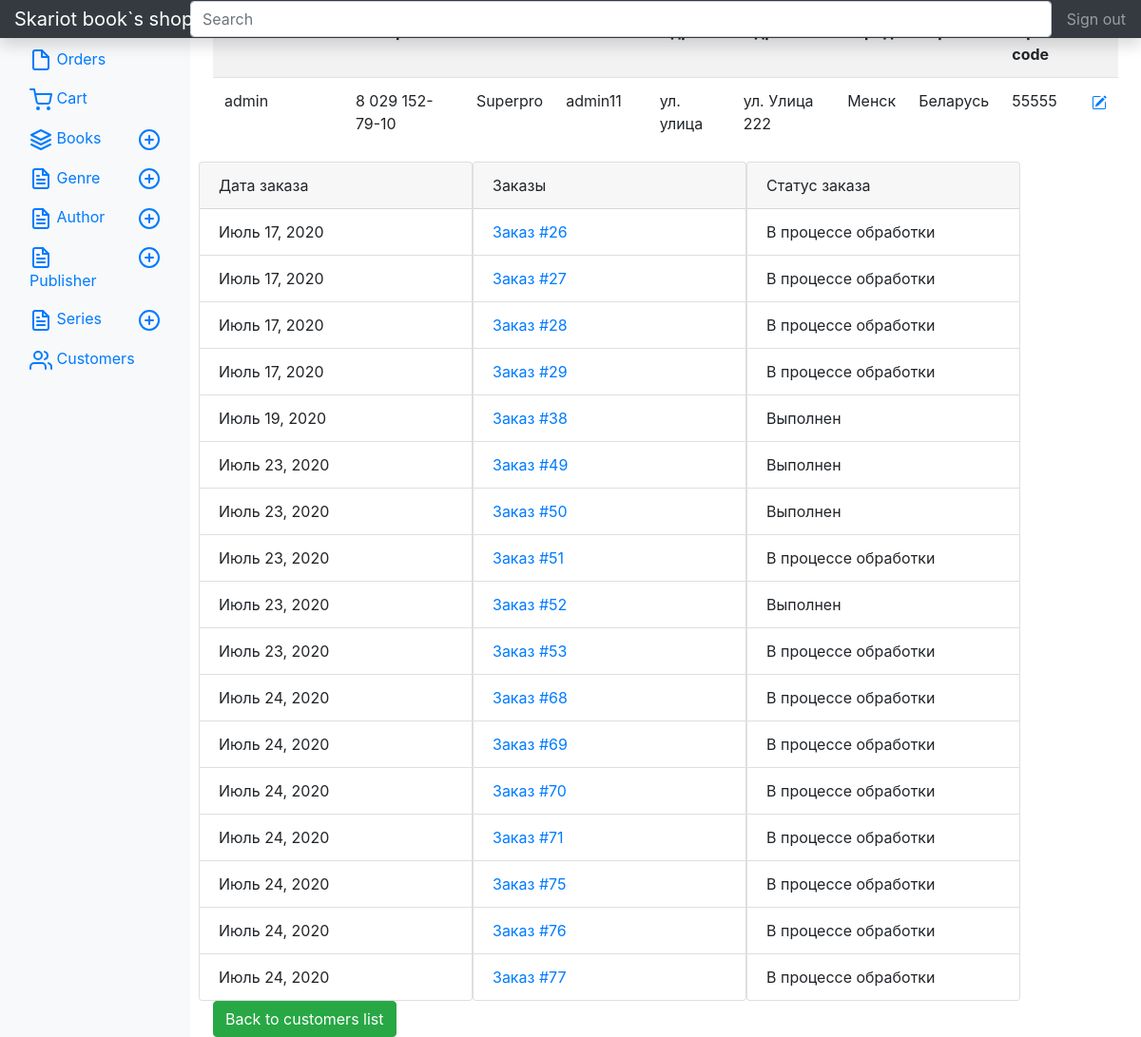
Page /s-admin/customers/detail/1 (signed in) on the earlier database version.
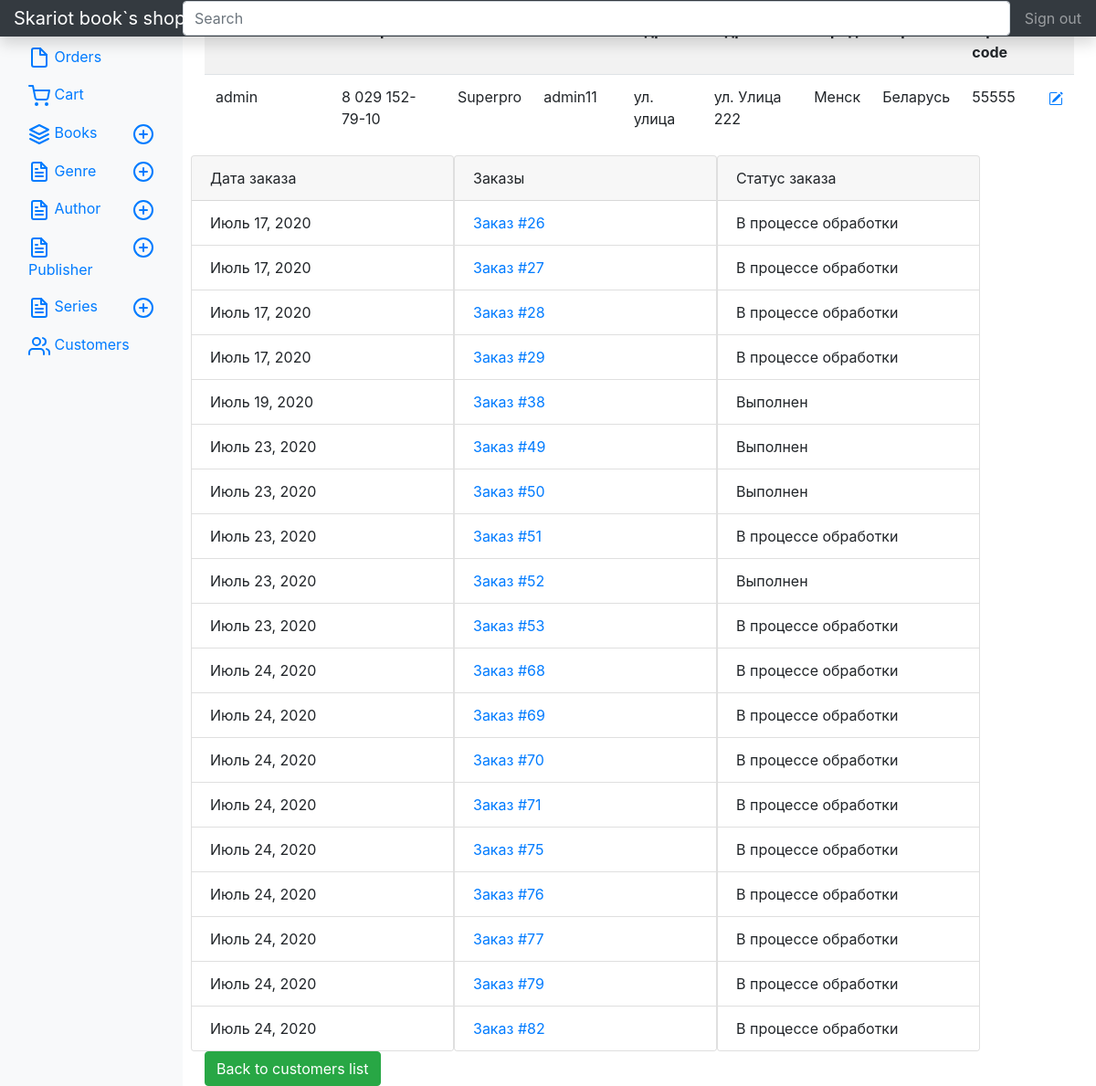
Same page on the later database version.
### cart/models.py (models this page shows, shortened)
class Cart(models.Model):
    user=models.ForeignKey(
        User,
        on_delete=models.CASCADE,
        related_name="carts",
        blank=True,
        null=True
    )
    create=models.DateField(
        verbose_name="Дата внесения в каталог",
        auto_now=False,
        auto_now_add=True
    )
    update=models.DateField(
        verbose_name="Дата последнего изменения",
        auto_now=True,
        auto_now_add=False
    )

### order/models.py (models this page shows)
class Order(models.Model):
    cart=models.OneToOneField(
        Cart,
        on_delete=models.PROTECT,
    )
    status=models.BooleanField(
        verbose_name="Отменить заказ",
        default=False
    )
    status2 = models.CharField(
        verbose_name='Статус заказа',
        choices=(('В обработке', 'В обработке'),('Доставка', 'Доставка'), ('Отменен', 'Отменен'),('Выполнен', 'Выполнен')),
        max_length= 100,
        default = 'В обработке',
    )
    delivery_address=models.TextField(
        verbose_name="Адрес доставки",
    )
    contact_phone=PhoneNumberField(
        null=True,
        verbose_name="Телефон",
    )
    create=models.DateField(
        verbose_name="Дата cоздания",
        auto_now=False,
        auto_now_add=True
    )
    update=models.DateField(
        verbose_name="Дата последнего изменения",
        auto_now=True,
        auto_now_add=False
    )
    comment=models.TextField(
        verbose_name="Комментарий к заказу",
        blank=True,
        null=True
    )
    def __str__(self):
        return f"Заказ #{self.pk}"

### s_admin/views.py (the view)
# urls.py: path('customers/detail/<int:pk>', views.CustomersDetail.as_view(),name='detail'),
class CustomersDetail(ProfilesDetail):
    template_name='s_admin/customers/detail.html'
    def get_queryset(self,*args,**kwargs):
        print(self.request.user.groups.get())
        if self.request.user.groups.filter(name='Customers'):
            return self.handle_no_permission()
        else:
            return self.model.objects.all()

### s_admin/templates/s_admin/customers/detail.html (shortened to what this page needs)
{% extends "sadmin.html" %}
{% load crispy_forms_tags %}
              {% block nav_customers %}
                <li class="nav-item ">
                  <a class="nav-link active" href="{% url 's-admin:customers' %}">
                    Customers
                  </a>
                </li>
               {% endblock nav_customers %}
{% block main %}
<body>
            <table class="table table-striped" width="100%" >
                    <tr>
                        <th>Пользователь</th><th>Телефон</th><th>Имя</th><th>Фамилия</th><th>Адрес</th><th>Адрес 2</th></th><th>Город</th><th>Страна</th><th>Zip code</th><th>#</th>
                    </tr>
                <tr>
                    <td>{{object.username}}</td>
                    <td>{{object.phone}}</td>
                    <td>{{object.first_name}}</td>
                    <td>{{object.last_name}}</td>
                    <td>{{object.address_1}}</td>
                    <td>{{object.address_2}}</td>
                    <td>{{object.city}}</td>
                    <td>{{object.county}}</td>
                    <td>{{object.zip_code}}</td>
                    <td><a href="{% url 'CRUDL_profiles:update' object.pk %}"></a></td>
                </tr>
            </table>
        <div class="row">
            <div class="card" style="width: 18rem;">
                <div class="card-header">
                    Дата заказа
                </div>
                <ul class="list-group list-group-flush">
                {% for cart in object.user.carts.all %}
                    {% if cart.order %}
                    <li class="list-group-item">{{cart.create}}</li>
                    {% endif %}
                {% endfor %}
                </ul>
            </div>
            <div class="card" style="width: 18rem;">
                <div class="card-header">
                    Заказы
                </div>
                <ul class="list-group list-group-flush">
                {% for cart in object.user.carts.all %}
                    {% if cart.order %}
                    <li class="list-group-item"><a href="{% url 's-admin:order_update' cart.order.pk %}">{{cart.order}}</a></li>
                    {% endif %}
                {% endfor %}
                </ul>
            </div>
            <div class="card" style="width: 18rem;">
                <div class="card-header">
                    Статус заказа
                </div>
                <ul class="list-group list-group-flush">
                {% for cart in object.user.carts.all %}
                    {% if cart.order %}
                    <li class="list-group-item">
                        {% if cart.order.status %}
                        Выполнен
                        {% else %}
                        В процессе обработки
                        {% endif %}
                    </li>
                    {% endif %}
                {% endfor %}
                </ul>
            </div>
        </div>
        <a class="btn btn-success" href="{% url 's-admin:customers'%}"> Back to customers list</a>
</body>
{% endblock main %}

Differences in the rows shown:
added Cart: create "Июль 24, 2020", order "Заказ #79", shows "В процессе обработки"
added Cart: create "Июль 24, 2020", order "Заказ #82", shows "В процессе обработки"
